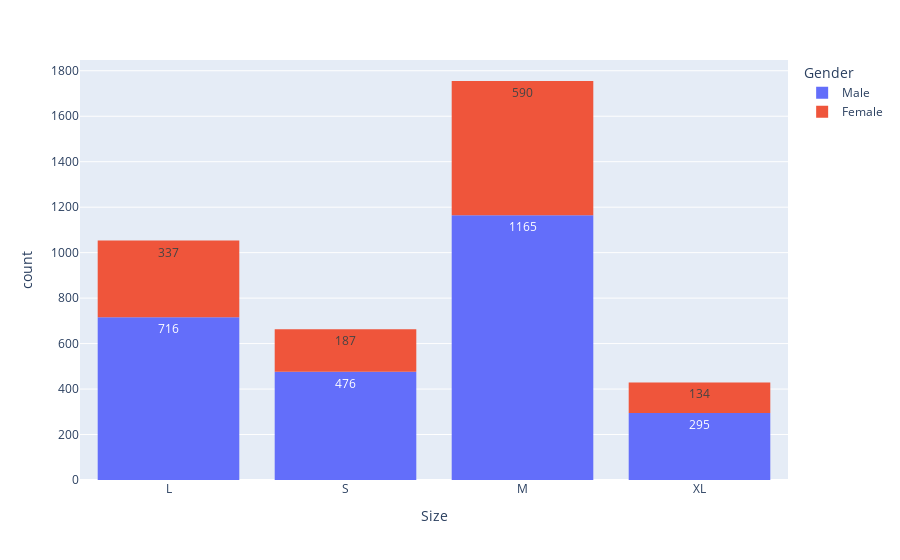

Write notebook code for a chart like this one.
### Markdown cell above
Top five locations: Montana, California, Idaho, Illinois, Alabama

### Code cell
throwHistogram(df, 'Size', color='Gender', text_auto=True)

### Figure 1 — Plotly figure (JSON) as saved in the notebook; plotly's stock layout.template omitted (floating-point values rounded to 4 significant figures; data arrays with more than 128 entries replaced by an {"elided": "..."} marker saying what was removed)
{"data": [{"alignmentgroup": "True", "bingroup": "x", "hovertemplate": "Gender=Male<br>Size=%{x}<br>count=%{y}<extra></extra>", "legendgroup": "Male", "marker": {"color": "#636efa", "pattern": {"shape": ""}}, "name": "Male", "offsetgroup": "Male", "orientation": "v", "showlegend": true, "texttemplate": "%{value}", "type": "histogram", "x": {"elided": "2652 str values"}, "xaxis": "x", "yaxis": "y"}, {"alignmentgroup": "True", "bingroup": "x", "hovertemplate": "Gender=Female<br>Size=%{x}<br>count=%{y}<extra></extra>", "legendgroup": "Female", "marker": {"color": "#EF553B", "pattern": {"shape": ""}}, "name": "Female", "offsetgroup": "Female", "orientation": "v", "showlegend": true, "texttemplate": "%{value}", "type": "histogram", "x": {"elided": "1248 str values"}, "xaxis": "x", "yaxis": "y"}], "layout": {"barmode": "relative", "legend": {"title": {"text": "Gender"}, "tracegroupgap": 0}, "margin": {"t": 60}, "xaxis": {"anchor": "y", "domain": [0, 1], "title": {"text": "Size"}}, "yaxis": {"anchor": "x", "domain": [0, 1], "title": {"text": "count"}}}}
